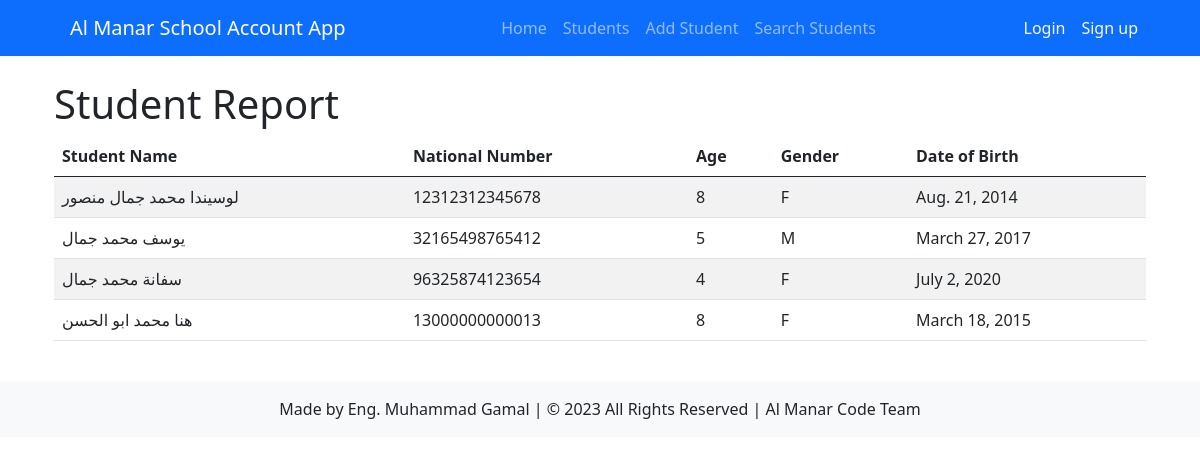
/students/generate-student-report/, run on the app's committed database.
### students/models.py (models this page shows, shortened)
class Student(models.Model):
    GENDER_CHOICES = (
        ('', '---------'),
        ('M', 'Male'),
        ('F', 'Female'),
    )
    name = models.CharField(max_length=50)
    national_number = models.IntegerField(unique=True)
    age = models.IntegerField()
    gender = models.CharField(max_length=1, choices=GENDER_CHOICES)
    date_of_birth = models.DateField()
    academic_year = models.ForeignKey(AcademicYear, on_delete=models.CASCADE, default=timezone.now)
    classroom = models.ManyToManyField(Classroom)
    classroom_name = models.ForeignKey(Classroom, on_delete=models.SET_NULL, null=True, related_name='students_by_name')
    total_payments = models.DecimalField(max_digits=8, decimal_places=2, default=0)
    total_owed = models.DecimalField(max_digits=8, decimal_places=2, default=0)

### students/views.py (the view)
# urls.py: path('generate-student-report/', views.generate_student_report, name='generate_student_report'),
def generate_student_report(request):
    students = Student.objects.all()
    context = {
        'report_data': students
    }
    return render(request, 'students/generate_student_report.html', context)

### students/templates/students/generate_student_report.html (shortened to what this page needs)
{% extends 'students/base.html' %}
{% block content %}
    <h1>Student Report</h1>
    <div class="table-responsive">
        <table class="table table-striped">
            <thead>
                <tr>
                    <th>Student Name</th>
                    <th>National Number</th>
                    <th>Age</th>
                    <th>Gender</th>
                    <th>Date of Birth</th>
                </tr>
            </thead>
            <tbody>
                {% for student in report_data %}
                    <tr>
                        <td>{{ student.name }}</td>
                        <td>{{ student.national_number }}</td>
                        <td>{{ student.age }}</td>
                        <td>{{ student.gender }}</td>
                        <td>{{ student.date_of_birth }}</td>
                    </tr>
                {% endfor %}
            </tbody>
        </table>
    </div>
{% endblock %}

### data on the page
Student: name "لوسيندا محمد جمال منصور", national_number "12312312345678", age "8", gender "F", date_of_birth "Aug. 21, 2014"
Student: name "يوسف محمد جمال", national_number "32165498765412", age "5", gender "M", date_of_birth "March 27, 2017"
Student: name "سفانة محمد جمال", national_number "96325874123654", age "4", gender "F", date_of_birth "July 2, 2020"
Student: name "هنا محمد ابو الحسن", national_number "13000000000013", age "8", gender "F", date_of_birth "March 18, 2015"
